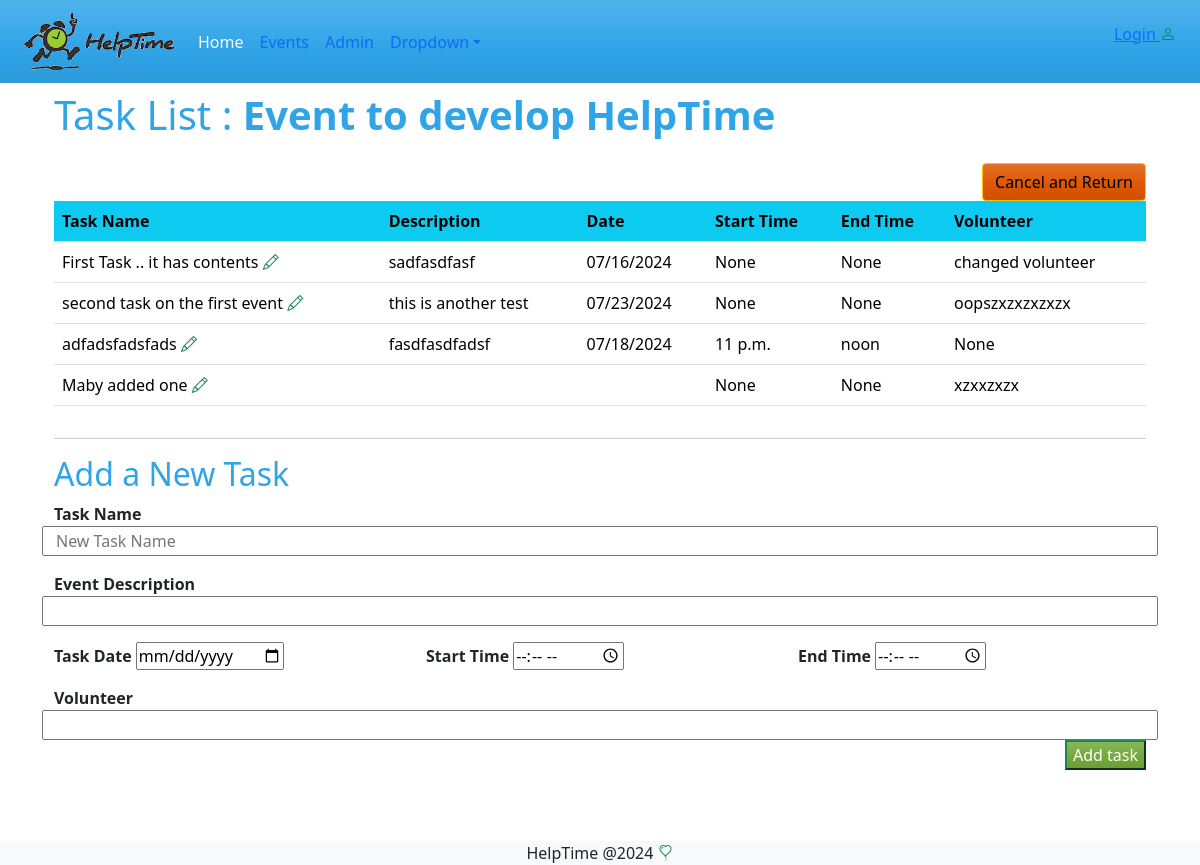
The app's page /events/tasklist/1 with its own data.
### events/models.py (models this page shows, shortened)
class Event(models.Model):
    reminder_days_choice = models.TextChoices('days', '1 2 3 4 5 6 7')
    name = models.CharField(max_length=200, verbose_name='Event Name' )
    description = models.TextField(max_length=200, verbose_name='Event Description', blank=True)
    organization = models.CharField(max_length=100, verbose_name='Organization Name', blank=True )
    primery_contact = models.CharField(max_length=100, verbose_name='Primary Contact', blank=True)
    alternate_contact = models.CharField(max_length=100, verbose_name='Alt Contact', blank=True)
    hide_names = models.BooleanField(default=False, verbose_name='Hide Volunteer Names', blank=True)
    reminder_days = models.CharField(max_length=5, choices=reminder_days_choice, verbose_name='Days to remind in advance', default=7)
    created_by = models.ForeignKey(User, on_delete=models.SET_NULL, null=True, blank=True)
    created_at = models.DateTimeField(auto_now_add=True, null=True, blank=True)
    updated_at = models.DateTimeField(auto_now=True, blank=True, null=True)

class Task(models.Model):
    task = models.CharField(max_length=200, verbose_name='Task Name' )
    description = models.CharField(max_length=200, verbose_name='Event Description', blank=True)
    task_date = models.DateField(verbose_name='Task Date', null=True, blank=True)
    start_time = models.TimeField(verbose_name='Start Time',null=True ,blank=True)
    end_time = models.TimeField(verbose_name='End Time ', null=True,blank=True )
    volunteer =models.CharField(max_length=100, verbose_name='Volunteer',  null=True, blank=True)
    event = models.ForeignKey(Event, on_delete=models.SET_NULL,  null=True, blank=True, related_name='tasks')

### events/views.py (the view, shortened to what this page needs)
# urls.py: path("tasklist/<int:pk>", views.tasklist, name="tasklist"),
def tasklist(request, pk):
    tasks = Task.objects.filter(event_id=pk)
    events = Event.objects.filter(id=pk)
    event_id = pk
    form = TaskForm()
    return render(request, 'events/tasklist.html', { 'tasks': tasks , 'events' : events, 'form':form})

### events/forms.py
class TaskForm(forms.ModelForm):
    class Meta:
        model = Task
        fields= '__all__'
        widgets = {
            'task' :  forms.TextInput(
                attrs={'placeholder': 'New Task Name'}),
            'task_date' : DateInput(),
            'start_time' : TimeInput(),
            'end_time' : TimeInput(),
        }

### events/templates/events/tasklist.html (shortened to what this page needs)
{% extends 'master.html' %}
{% block content %}
<h1> Task List :{% with event=events|first %}
    <strong>{{ event.name}}</strong>
    {% endwith %}
</h1>
<form method="POST" class="">
    <div class="table-responsive">
        <table class="table">
            <tr class="bg-info">
                <th>Task Name</th>
                <th>Description</th>
                <th>Date</th>
                <th>Start Time</th>
                <th>End Time</th>
                <th>Volunteer</th>
            </tr>
            {% for task in tasks %}
            <tr>
                <td>{{ task.task }}
                    <a href="{% url 'events:taskupdate' task.id %}" class="text-success"><i class="bi bi-pencil"></i></a>
                </td>
                <td>{{ task.description }} </td>
                <td>{{ task.task_date | date:"m/d/Y"}} </td>
                <td>{{ task.start_time }} </td>
                <td>{{ task.end_time }}</td>
                <td>{{ task.volunteer }}</td>
            </tr>
            {% endfor %} <div class="mt-3 float-end">
                <a href="{% url 'events:index' %}" class='btn btn-warning pull-right'>Cancel and Return</a>
        </table>
    </div>
</form>
<hr>
<h2>Add a New Task</h2>
<div class="row">
    <form action="" method="post">
        <fieldset>
            <div class="row">
                <strong>{{form.task.label}}</strong>
                {{ form.task }}
            </div>
            <div class="row mt-3">
                <strong>{{form.description.label}}</strong>
                {{ form.description }}
            </div>
            <div class="row mt-3">
                <div class="col-md-4">
                    <strong>{{form.task_date.label}}</strong>
                    {{ form.task_date}}
                </div>
                <div class="col-md-4">
                    <strong>{{form.start_time.label}}</strong>
                    {{ form.start_time}}
                </div>
                <div class="col-md-4">
                    <strong>{{form.end_time.label}}</strong>
                    {{ form.end_time}}
                </div>
            </div>
            <div class="row mt-3">
                <strong>{{form.volunteer.label}}</strong>
                {{ form.volunteer }}
            </div>
        </fieldset>
        <div class="float-end">
            <input type="submit" value="Add task" class="btn-success" />
        </div>
    </form>
</div>
<pre>
</pre>
{% endblock %}

### records on screen
Event: name "Event to develop HelpTime"
Task: task "First Task .. it has contents", description "sadfasdfasf", task_date "07/16/2024", start_time "None", end_time "None", volunteer "changed volunteer"
Task: task "second task on the first event", description "this is another test", task_date "07/23/2024", start_time "None", end_time "None", volunteer "oopszxzxzxzxzx"
Task: task "adfadsfadsfads", description "fasdfasdfadsf", task_date "07/18/2024", start_time "11 p.m.", end_time "noon", volunteer "None"
Task: task "Maby added one", start_time "None", end_time "None", volunteer "xzxxzxzx"
